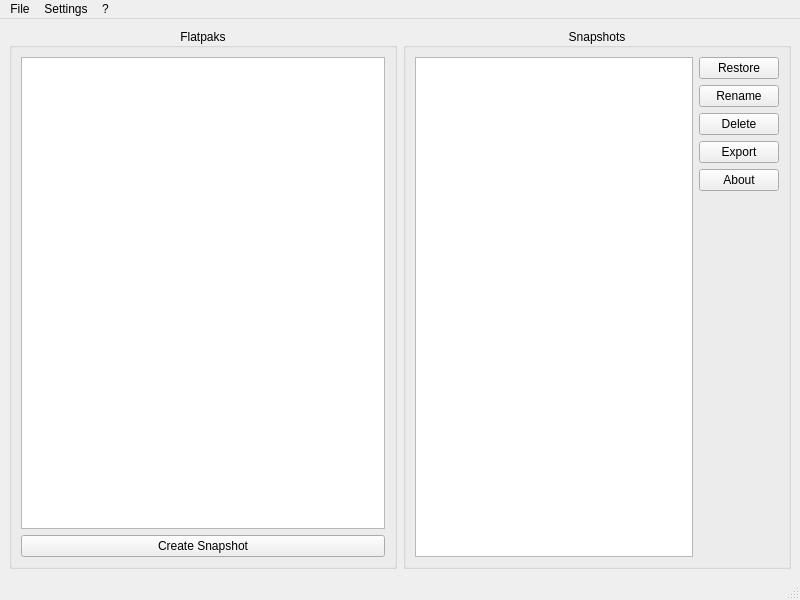
<?xml version="1.0" encoding="UTF-8"?>
<ui version="4.0">
 <class>MainWindow</class>
 <widget class="QMainWindow" name="MainWindow">
  <property name="geometry">
   <rect>
    <x>0</x>
    <y>0</y>
    <width>800</width>
    <height>600</height>
   </rect>
  </property>
  <property name="windowTitle">
   <string notr="true">jdFlatpakSnapshot</string>
  </property>
  <widget class="QWidget" name="centralwidget">
   <layout class="QHBoxLayout" name="horizontalLayout_2">
    <item>
     <widget class="QGroupBox" name="groupBox_2">
      <property name="title">
       <string>Flatpaks</string>
      </property>
      <property name="alignment">
       <set>Qt::AlignCenter</set>
      </property>
      <layout class="QVBoxLayout" name="verticalLayout_2">
       <item>
        <widget class="QListWidget" name="list_apps"/>
       </item>
       <item>
        <widget class="QPushButton" name="create_snapshot_button">
         <property name="text">
          <string>Create Snapshot</string>
         </property>
        </widget>
       </item>
      </layout>
     </widget>
    </item>
    <item>
     <widget class="QGroupBox" name="groupBox">
      <property name="title">
       <string>Snapshots</string>
      </property>
      <property name="alignment">
       <set>Qt::AlignCenter</set>
      </property>
      <property name="flat">
       <bool>false</bool>
      </property>
      <layout class="QHBoxLayout" name="horizontalLayout">
       <item>
        <widget class="QListWidget" name="snapshot_list"/>
       </item>
       <item>
        <layout class="QVBoxLayout" name="verticalLayout">
         <item>
          <widget class="QPushButton" name="restore_snapshot_button">
           <property name="text">
            <string>Restore</string>
           </property>
          </widget>
         </item>
         <item>
          <widget class="QPushButton" name="rename_snapshot_button">
           <property name="text">
            <string>Rename</string>
           </property>
          </widget>
         </item>
         <item>
          <widget class="QPushButton" name="delete_snapshot_button">
           <property name="text">
            <string>Delete</string>
           </property>
          </widget>
         </item>
         <item>
          <widget class="QPushButton" name="export_snapshot_button">
           <property name="text">
            <string>Export</string>
           </property>
          </widget>
         </item>
         <item>
          <widget class="QPushButton" name="about_snapshot_button">
           <property name="text">
            <string>About</string>
           </property>
          </widget>
         </item>
         <item>
          <spacer name="verticalSpacer">
           <property name="orientation">
            <enum>Qt::Vertical</enum>
           </property>
           <property name="sizeHint" stdset="0">
            <size>
             <width>20</width>
             <height>40</height>
            </size>
           </property>
          </spacer>
         </item>
        </layout>
       </item>
      </layout>
     </widget>
    </item>
   </layout>
  </widget>
  <widget class="QMenuBar" name="menubar">
   <property name="geometry">
    <rect>
     <x>0</x>
     <y>0</y>
     <width>800</width>
     <height>21</height>
    </rect>
   </property>
   <widget class="QMenu" name="menuFile">
    <property name="title">
     <string>File</string>
    </property>
    <addaction name="import_action"/>
    <addaction name="separator"/>
    <addaction name="exit_action"/>
   </widget>
   <widget class="QMenu" name="menuSettings">
    <property name="title">
     <string>Settings</string>
    </property>
    <addaction name="settings_action"/>
   </widget>
   <widget class="QMenu" name="menu">
    <property name="title">
     <string notr="true">?</string>
    </property>
    <addaction name="welcome_dialog_action"/>
    <addaction name="separator"/>
    <addaction name="view_source_action"/>
    <addaction name="report_bug_action"/>
    <addaction name="translate_action"/>
    <addaction name="donate_action"/>
    <addaction name="separator"/>
    <addaction name="about_action"/>
    <addaction name="about_qt_action"/>
   </widget>
   <addaction name="menuFile"/>
   <addaction name="menuSettings"/>
   <addaction name="menu"/>
  </widget>
  <widget class="QStatusBar" name="statusbar"/>
  <action name="about_action">
   <property name="text">
    <string>About</string>
   </property>
  </action>
  <action name="about_qt_action">
   <property name="text">
    <string>About Qt</string>
   </property>
  </action>
  <action name="settings_action">
   <property name="text">
    <string>Settings</string>
   </property>
  </action>
  <action name="exit_action">
   <property name="text">
    <string>Exit</string>
   </property>
  </action>
  <action name="import_action">
   <property name="text">
    <string>Import</string>
   </property>
  </action>
  <action name="welcome_dialog_action">
   <property name="text">
    <string>Show welcome dialog</string>
   </property>
  </action>
  <action name="view_source_action">
   <property name="text">
    <string>View Source</string>
   </property>
  </action>
  <action name="report_bug_action">
   <property name="text">
    <string>Report Bug</string>
   </property>
  </action>
  <action name="translate_action">
   <property name="text">
    <string>Translate</string>
   </property>
  </action>
  <action name="donate_action">
   <property name="text">
    <string>Donate</string>
   </property>
  </action>
 </widget>
 <resources/>
 <connections/>
</ui>
